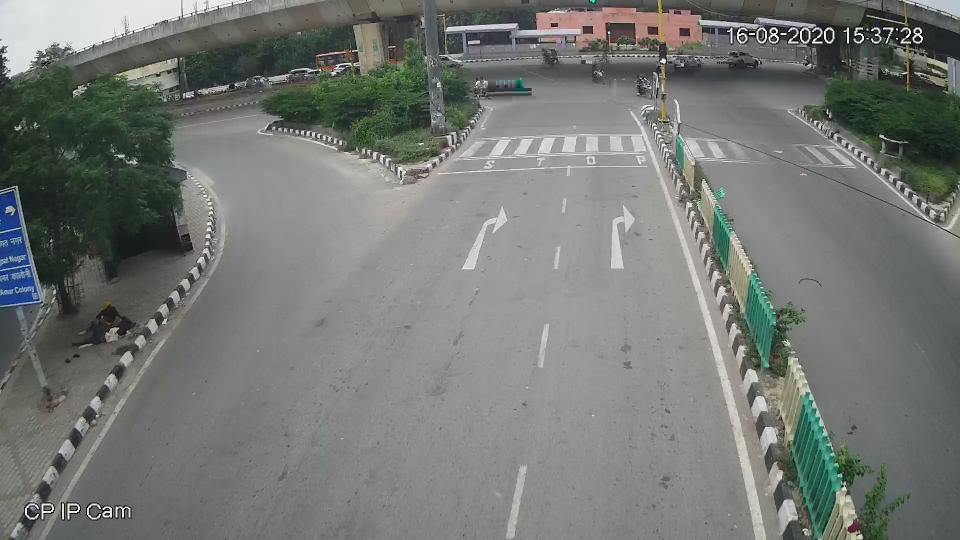
//> input picture resources/empty.jpg, 1920 x 1080 px, given in place of trafficvideo.mp4, which was not available (shown at 1/2 size)
$ ./OpticalFlowSparse   (built with g++ and OpenCV 4)
//> lines starting //> are read from the running program, lines starting //| are printed output that depends on the picture; pictures that were not available may be replaced by others from this repository, and a replacement may not be noted
#include <iostream>
#include <opencv2/core.hpp>
#include <opencv2/highgui.hpp>
#include <opencv2/imgproc.hpp>
#include <opencv2/videoio.hpp>
#include <opencv2/video.hpp>
#include <opencv2/opencv.hpp>
#include <fstream>
#include <chrono>

using namespace cv;
using namespace std;

Mat computeHomography()
{
	Size size(328, 778);
	vector<Point2f> pts_dst;
	pts_dst.push_back(Point2f(0, 0));
	pts_dst.push_back(Point2f(size.width, 0));
	pts_dst.push_back(Point2f(size.width, size.height));
	pts_dst.push_back(Point2f(0, size.height));

	vector<Point2f> datap;
	datap.push_back(Point2f(1000, 220));
	datap.push_back(Point2f(1280, 220));
	datap.push_back(Point2f(1550, 1078));
	datap.push_back(Point2f(440, 1078));

	return (findHomography(datap, pts_dst));
}

int main(int argc, char **argv)
{
    static std::chrono::_V2::system_clock::time_point start, stop;
    start = std::chrono::high_resolution_clock::now();
    ofstream outfile("SparseOptFlowOut.txt");
    VideoCapture capture("trafficvideo.mp4");
    if (!capture.isOpened()){
        cerr << "Unable to open file!" << endl;
        return 0;
    }
    double timestamp;
    Mat old_frame, old_gray, old_frame1;
    vector<Point2f> p0, p1;
    Size size(328, 778);

    capture >> old_frame;
//> old_frame is the input picture: 1080 rows x 1920 cols, CV_8UC3; mean B, G, R 116.9, 120.1, 116.9
    Mat tform = computeHomography();
    warpPerspective(old_frame, old_frame1, tform, size);
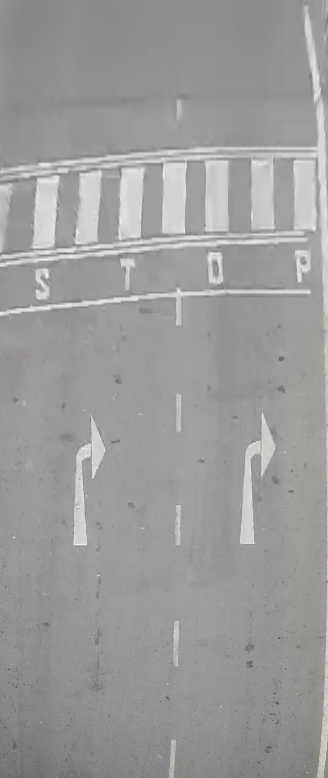
//> old_frame1: 778 rows x 328 cols, CV_8UC3; mean B, G, R 155.4, 155.4, 155.4
    cvtColor(old_frame1, old_gray, COLOR_BGR2GRAY);

    goodFeaturesToTrack(old_gray, p0, 100, 0.3, 7, Mat(), 7, false, 0.04);
//> p0 = 60 Points (x, y), first 12: [184, 232], [84, 542], [160, 165], [252, 541], [74, 542], [184, 163], [56, 178], [120, 238], [219, 255], [45, 277], [39, 180], [140, 237]
    int j = 0;
    while(true){
        Mat frame1, frame_gray, frame;

        capture >> frame1;
        if (frame1.empty())
            break;
        timestamp = (capture.get(CAP_PROP_POS_MSEC)) / 1000.0;
        outfile << timestamp << ",";
        warpPerspective(frame1, frame, tform, size);
        cvtColor(frame, frame_gray, COLOR_BGR2GRAY);

        if (j == 5){
        	j=0;
        	goodFeaturesToTrack(old_gray, p0, 100, 0.3, 7, Mat(), 7, false, 0.04);
        }
        if (p0.empty()){
            goodFeaturesToTrack(old_gray, p0, 100, 0.3, 7, Mat(), 7, false, 0.04);
        }
        vector<uchar> status;
        vector<float> err;
        TermCriteria criteria = TermCriteria((TermCriteria::COUNT) + (TermCriteria::EPS), 10, 0.03);
        calcOpticalFlowPyrLK(old_gray, frame_gray, p0, p1, status, err, Size(15,15), 2, criteria);
//> p1 has the same summary as p0; status = 60 values from 1 to 1

        vector<Point2f> good_new;
        float count = 0;
        for(uint i = 0; i < p0.size(); i++)
        {
            float dist = 0;
            if (i < p1.size()){
                float x0 = p0[i].x;
                float y0 = p0[i].y;
                float x1 = p1[i].x;
                float y1 = p1[i].y;
                dist = sqrt(pow(x1-x0,2) + pow(y1-y0,2));
            }
            if (dist > 2) {count++;}
            // Select good points
            if(status[i] == 1) {
                good_new.push_back(p1[i]);
            }
        }
//> this loop made 60 passes
//> (x0, y0, x1, y1) on passes 1 to 12: (184, 232, 184, 232), (84, 542, 84, 542), (160, 165, 160, 165), (252, 541, 252, 541), (74, 542, 74, 542), (184, 163, 184, 163), (56, 178, 56, 178), (120, 238, 120, 238), (219, 255, 219, 255), (45, 277, 45, 277), (39, 180, 39, 180), (140, 237, 140, 237)
//> after the loop, count = 0
        outfile<<count/125<<endl;

        old_gray = frame_gray.clone();
        p0 = good_new;
        j++;
    }
    stop = std::chrono::high_resolution_clock::now();
    auto duration = std::chrono::duration_cast<std::chrono::seconds>(stop - start);
    cout<< duration.count()<< endl;
}

$ run again, on resources/traffic.jpg
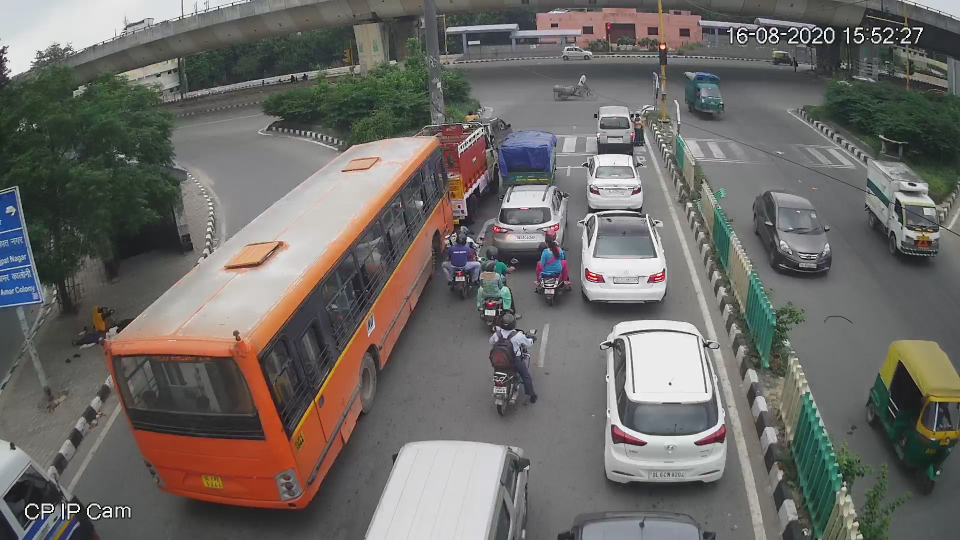
//> input picture resources/traffic.jpg, 1920 x 1080 px, given in place of trafficvideo.mp4, which was not available (shown at 1/2 size)
//> old_frame is the input picture: 1080 rows x 1920 cols, CV_8UC3; mean B, G, R 102.5, 106.2, 109.1
//> `warpPerspective(old_frame, old_frame1, tform, size);`:
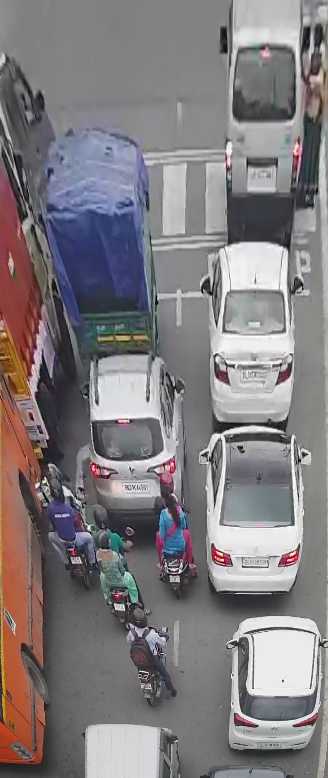
//> old_frame1: 778 rows x 328 cols, CV_8UC3; mean B, G, R 127, 123.9, 128.9
//> `cvtColor(old_frame1, old_gray, COLOR_BGR2GRAY);`:
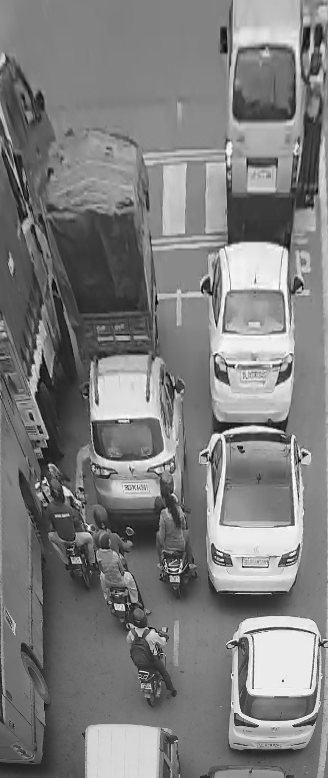
//> old_gray: 778 rows x 328 cols, CV_8UC1; min 1, max 255, mean 125.6
//> p0 = 98 Points (x, y), first 12: [45, 483], [304, 454], [222, 436], [168, 565], [235, 366], [179, 567], [116, 606], [177, 579], [321, 643], [292, 523], [87, 529], [216, 356]
//> p1 has the same summary as p0; status = 98 values from 1 to 1
//> the loop `for(uint i = 0; i < p0.size(); i++)` made 98 passes
//> (x0, y0, x1, y1) on passes 1 to 8: (45, 483, 45, 483), (304, 454, 304, 454), (222, 436, 222, 436), (168, 565, 168, 565), (235, 366, 235, 366), (179, 567, 179, 567), (116, 606, 116, 606), (177, 579, 177, 579)
//> after the loop `for(uint i = 0; i < p0.size(); i++)`: count = 0; good_new has the same summary as p0
